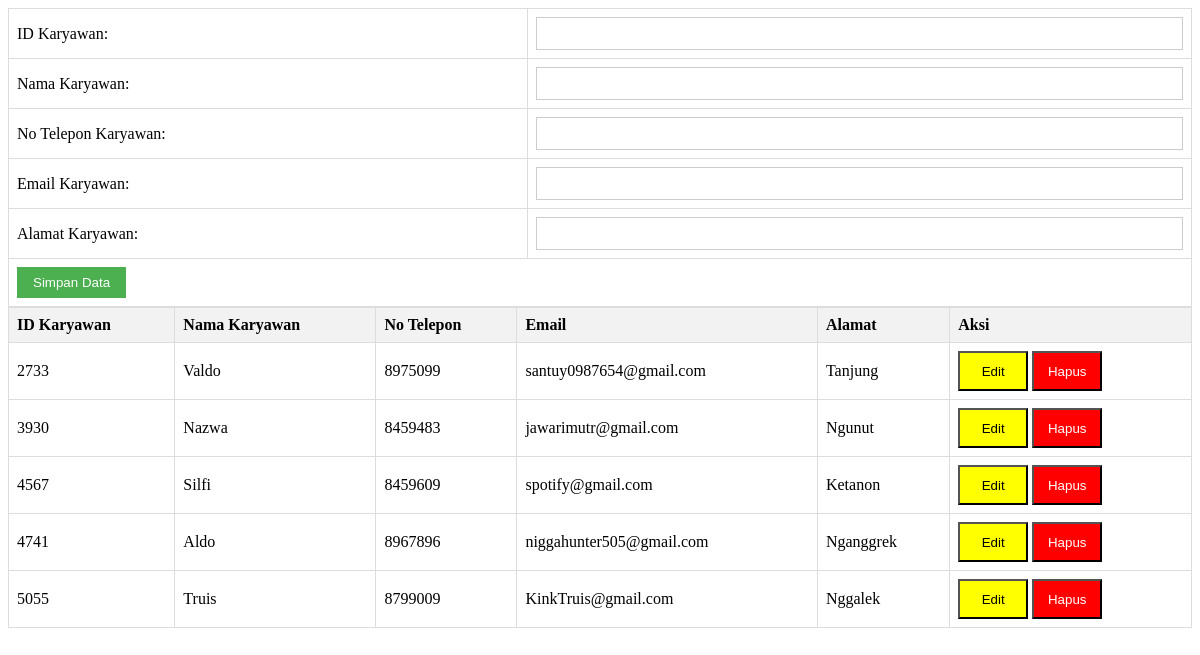
Screenshot of /CRUDkaryawan.php with the database file from the repository.
### tables this page shows
CREATE TABLE `karyawan` (
  `ID_Karyawan` varchar(4) NOT NULL,
  `Nama_Karyawan` varchar(50) DEFAULT NULL,
  `No_Tlp_Karyawan` varchar(12) DEFAULT NULL,
  `Email_Karyawan` varchar(35) DEFAULT NULL,
  `Alamat_Karyawan` varchar(100) DEFAULT NULL
);

### CRUDkaryawan.php (the view, shortened to what this page needs)
<!DOCTYPE html>
<html>
<head>
</head>
<body>
<?php
include "koneksi.php";
$id_karyawan = '';
$nama_karyawan = '';
$no_tlp_karyawan = '';
$email_karyawan = '';
$alamat_karyawan = '';
?>
<form action="" method="POST">
    <table>
        <tr>
            <td><label for="id_karyawan">ID Karyawan:</label></td>
            <td><input type="text" name="id_karyawan" value="<?php echo $id_karyawan; ?>" required></td>
        </tr>
        <tr>
            <td><label for="nama_karyawan">Nama Karyawan:</label></td>
            <td><input type="text" name="nama_karyawan" value="<?php echo $nama_karyawan; ?>" required></td>
        </tr>
        <tr>
            <td><label for="no_tlp_karyawan">No Telepon Karyawan:</label></td>
            <td><input type="text" name="no_tlp_karyawan" value="<?php echo $no_tlp_karyawan; ?>" required></td>
        </tr>
        <tr>
            <td><label for="email_karyawan">Email Karyawan:</label></td>
            <td><input type="text" name="email_karyawan" value="<?php echo $email_karyawan; ?>" required></td>
        </tr>
        <tr>
            <td><label for="alamat_karyawan">Alamat Karyawan:</label></td>
            <td><input type="text" name="alamat_karyawan" value="<?php echo $alamat_karyawan; ?>" required></td>
        </tr>
        <tr>
            <td colspan="2">
                <?php if ($id_karyawan != ''): ?>
                    <input type="hidden" name="edit" value="true">
                    <input type="submit" value="Update Data">
                <?php else: ?>
                    <input type="submit" value="Simpan Data">
                <?php endif; ?>
            </td>
        </tr>
    </table>
</form>
<table>
    <tr>
        <th>ID Karyawan</th>
        <th>Nama Karyawan</th>
        <th>No Telepon</th>
        <th>Email</th>
        <th>Alamat</th>
        <th>Aksi</th>
    </tr>
    <?php
    $sql = "SELECT * FROM karyawan ORDER BY ID_Karyawan ASC";
    $result = $koneksi->query($sql);
    if ($result->num_rows > 0) {
        while ($tampil = $result->fetch_assoc()) {
            echo "
            <tr>
                <td>{$tampil['ID_Karyawan']}</td>
                <td>{$tampil['Nama_Karyawan']}</td>
                <td>{$tampil['No_Tlp_Karyawan']}</td>
                <td>{$tampil['Email_Karyawan']}</td>
                <td>{$tampil['Alamat_Karyawan']}</td>
                <td class='aksi'>
                    <button class='edit' onclick='window.location.href=\"?edit={$tampil['ID_Karyawan']}\"'>Edit</button>
                    <button class='hapus' onclick='if (confirm(\"Yakin ingin menghapus?\")) window.location.href=\"?delete={$tampil['ID_Karyawan']}\"'>Hapus</button>
                </td>
            </tr>
            ";
        }
    } else {
        echo "<tr><td colspan='6'>Tidak ada data karyawan</td></tr>";
    }
    ?>
</table>
</body>
</html>

### CRUDkaryawan.php (style rules this page uses)
.aksi button.edit { background-color: #FFFF00; color: #000000; width: 70px; height: 40px; }
.aksi button.hapus { background-color: #FF0000; color: #FFFFFF; width: 70px; height: 40px; }
table { border-collapse: collapse; width: 100%; }
th, td { text-align: left; padding: 8px; border: 1px solid #ddd; }
th { background-color: #f2f2f2; }
input[type="text"] { width: 100%; padding: 8px; border: 1px solid #ccc; box-sizing: border-box; }
input[type="submit"] { padding: 8px 16px; background-color: #4CAF50; color: white; border: none; cursor: pointer; }

### rows the page displays
karyawan: ID_Karyawan "2733", Nama_Karyawan "Valdo", No_Tlp_Karyawan "8975099", Email_Karyawan "santuy0987654@gmail.com", Alamat_Karyawan "Tanjung"
karyawan: ID_Karyawan "3930", Nama_Karyawan "Nazwa", No_Tlp_Karyawan "8459483", Email_Karyawan "jawarimutr@gmail.com", Alamat_Karyawan "Ngunut"
karyawan: ID_Karyawan "4567", Nama_Karyawan "Silfi", No_Tlp_Karyawan "8459609", Email_Karyawan "spotify@gmail.com", Alamat_Karyawan "Ketanon"
karyawan: ID_Karyawan "4741", Nama_Karyawan "Aldo", No_Tlp_Karyawan "8967896", Email_Karyawan "niggahunter505@gmail.com", Alamat_Karyawan "Nganggrek"
karyawan: ID_Karyawan "5055", Nama_Karyawan "Truis", No_Tlp_Karyawan "8799009", Email_Karyawan "KinkTruis@gmail.com", Alamat_Karyawan "Nggalek"
